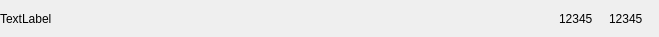
<?xml version="1.0" encoding="UTF-8"?>
<ui version="4.0">
 <class>Form</class>
 <widget class="QWidget" name="Form">
  <property name="geometry">
   <rect>
    <x>0</x>
    <y>0</y>
    <width>659</width>
    <height>37</height>
   </rect>
  </property>
  <property name="windowTitle">
   <string>Form</string>
  </property>
  <layout class="QVBoxLayout" name="verticalLayout">
   <property name="spacing">
    <number>0</number>
   </property>
   <property name="leftMargin">
    <number>0</number>
   </property>
   <property name="topMargin">
    <number>0</number>
   </property>
   <property name="rightMargin">
    <number>0</number>
   </property>
   <property name="bottomMargin">
    <number>0</number>
   </property>
   <item>
    <widget class="QWidget" name="row_element" native="true">
     <layout class="QVBoxLayout" name="verticalLayout_2">
      <property name="spacing">
       <number>0</number>
      </property>
      <property name="leftMargin">
       <number>0</number>
      </property>
      <property name="topMargin">
       <number>0</number>
      </property>
      <property name="rightMargin">
       <number>0</number>
      </property>
      <property name="bottomMargin">
       <number>0</number>
      </property>
      <item>
       <layout class="QHBoxLayout" name="horizontalLayout">
        <property name="topMargin">
         <number>0</number>
        </property>
        <item>
         <widget class="QLabel" name="text">
          <property name="minimumSize">
           <size>
            <width>0</width>
            <height>30</height>
           </size>
          </property>
          <property name="text">
           <string>TextLabel</string>
          </property>
         </widget>
        </item>
        <item>
         <widget class="QLabel" name="n1">
          <property name="maximumSize">
           <size>
            <width>50</width>
            <height>16777215</height>
           </size>
          </property>
          <property name="text">
           <string>12345</string>
          </property>
         </widget>
        </item>
        <item>
         <widget class="QLabel" name="n2">
          <property name="maximumSize">
           <size>
            <width>50</width>
            <height>16777215</height>
           </size>
          </property>
          <property name="text">
           <string>12345</string>
          </property>
         </widget>
        </item>
       </layout>
      </item>
     </layout>
    </widget>
   </item>
  </layout>
 </widget>
 <resources/>
 <connections/>
</ui>
